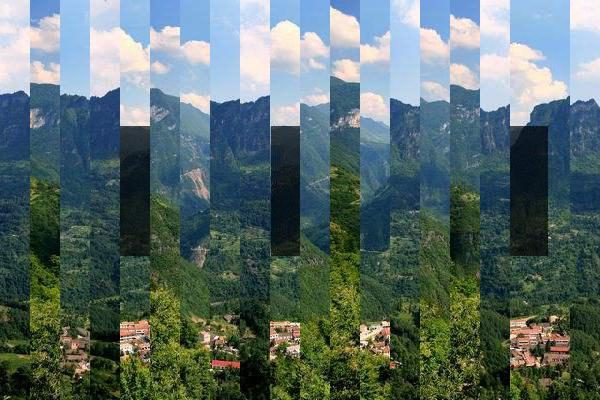
#> input picture 验证码滑块/极验滑块/混淆滑块还原测试/gap.jpeg, 600 x 400 px
$ python imghelper.py
#> lines starting #> are read from the running program, lines starting #| are printed output that depends on the picture
import io
from PIL import Image


def decodekey(key: str):
#> called with key = 'PCNQKADOSJGBELF@RHIM'
    img_list = []
    for i in list(key):
        unicode_i = ord(i)
        img_list.append(unicode_i ^ 66)
    return img_list


def restore_img(wroing_img: bytes, right_list: list):
    fp = io.BytesIO(wroing_img)
    img = Image.open(fp)
#> img is the input picture: PIL image 600x400 RGB; mean R, G, B 90.7, 109.5, 107
    offset = 30
    right_image_list = []
    right_image_dict = {}
    for i in range(len(right_list)):
        sx = offset * i
        sy = 0
        swidth = offset
        sheight = 400
        x = offset * i
        y = 0
        right_image_dict[right_list[i]] = img.crop((sx, sy, sx + swidth, sy + sheight))
#> after the loop, right_image_dict = 20 items

    for i in sorted(right_image_dict):
        right_image_list.append(right_image_dict[i])
#> this loop made 20 passes
#> after the loop, right_image_list = 20 items

    image_size = right_image_list[0].size
#> image_size = (30, 400)
    height = image_size[1]
#> height = 400
    width = image_size[0]
#> width = 30

    right_image = Image.new('RGB', (width * len(right_image_list), height), 255)
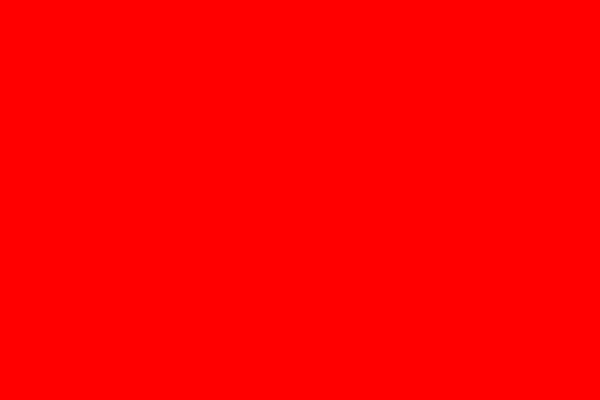
#> right_image: PIL image 600x400 RGB; mean R, G, B 255, 0, 0
    x = y = 0
    for img in right_image_list:
        right_image.paste(img, (x, y))
        x += width
#> this loop made 20 passes
#> x on passes 1 to 12: 30, 60, 90, 120, 150, 180, 210, 240, 270, 300, 330, 360
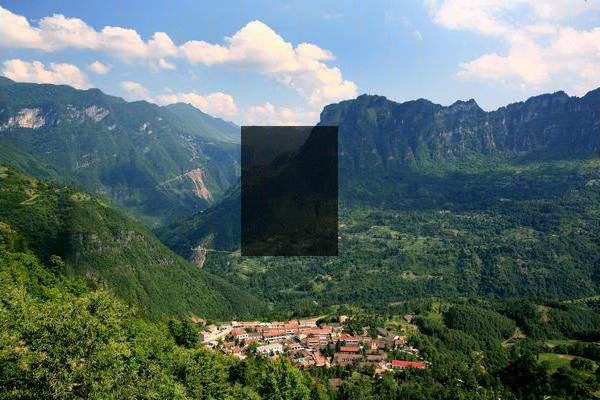
#> right_image: PIL image 600x400 RGB; mean R, G, B 90.7, 109.5, 107
#> after the loop, x = 600
    new_img = right_image.crop((0, 0, 600, 400))
    new_img.save("./right_img.jpg")


if __name__ == '__main__':
    right_list = decodekey("PCNQKADOSJGBELF@RHIM")
    print(right_list)
    with open("gap.jpeg", "rb") as f:
        gap = f.read()
    restore_img(gap, right_list)
